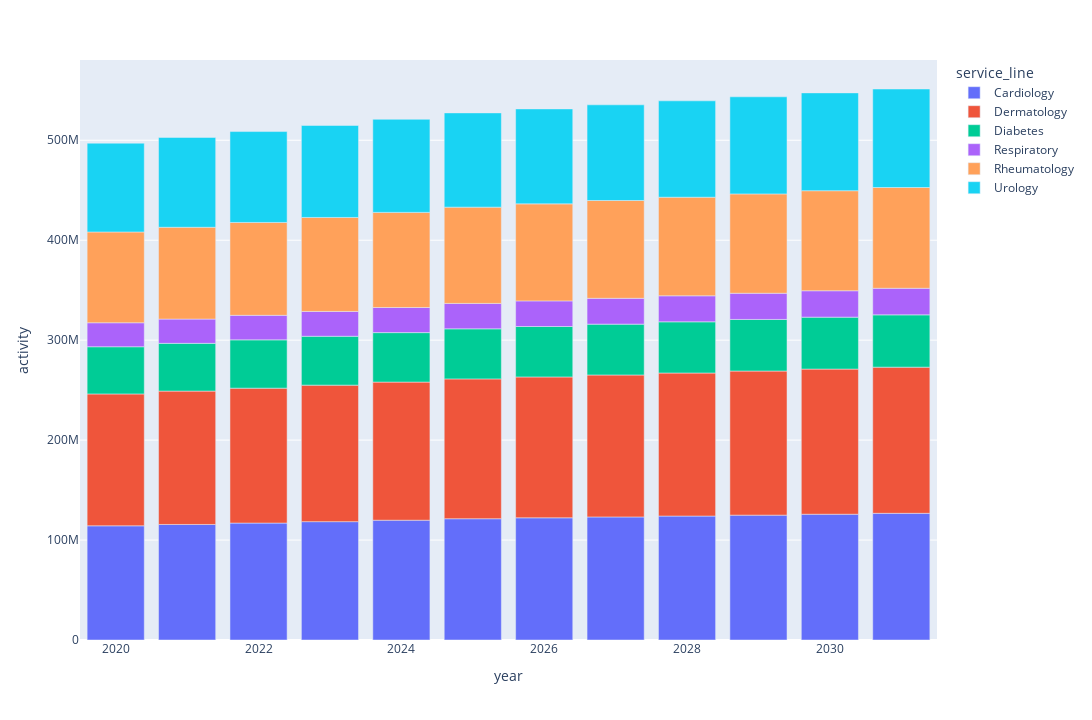

The notebook cell this image was saved under:
### Code cell
px.bar(
    cf.groupby(["year", "service_line"], as_index=False).agg({"activity":"sum"}),
    x="year",
    y="activity",
    color="service_line",
    height=720,
    width=1280,
)

### Figure 1 — Plotly figure (JSON) as saved in the notebook; plotly's stock layout.template omitted (floating-point values rounded to 4 significant figures)
{"data": [{"alignmentgroup": "True", "hovertemplate": "service_line=Cardiology<br>year=%{x}<br>activity=%{y}<extra></extra>", "legendgroup": "Cardiology", "marker": {"color": "#636efa"}, "name": "Cardiology", "offsetgroup": "Cardiology", "orientation": "v", "showlegend": true, "textposition": "auto", "type": "bar", "x": ["2020", "2021", "2022", "2023", "2024", "2025", "2026", "2027", "2028", "2029", "2030", "2031"], "xaxis": "x", "y": [114258639, 115600000.0, 117000000.0, 118400000.0, 119900000.0, 121300000.0, 122300000.0, 123100000.0, 124000000.0, 124900000.0, 125800000.0, 126700000.0], "yaxis": "y"}, {"alignmentgroup": "True", "hovertemplate": "service_line=Dermatology<br>year=%{x}<br>activity=%{y}<extra></extra>", "legendgroup": "Dermatology", "marker": {"color": "#EF553B"}, "name": "Dermatology", "offsetgroup": "Dermatology", "orientation": "v", "showlegend": true, "textposition": "auto", "type": "bar", "x": ["2020", "2021", "2022", "2023", "2024", "2025", "2026", "2027", "2028", "2029", "2030", "2031"], "xaxis": "x", "y": [131935892, 133400000.0, 135000000.0, 136600000.0, 138200000.0, 139900000.0, 140900000.0, 142100000.0, 143100000.0, 144200000.0, 145200000.0, 146200000.0], "yaxis": "y"}, {"alignmentgroup": "True", "hovertemplate": "service_line=Diabetes<br>year=%{x}<br>activity=%{y}<extra></extra>", "legendgroup": "Diabetes", "marker": {"color": "#00cc96"}, "name": "Diabetes", "offsetgroup": "Diabetes", "orientation": "v", "showlegend": true, "textposition": "auto", "type": "bar", "x": ["2020", "2021", "2022", "2023", "2024", "2025", "2026", "2027", "2028", "2029", "2030", "2031"], "xaxis": "x", "y": [47213586, 47760000.0, 48320000.0, 48890000.0, 49480000.0, 50090000.0, 50470000.0, 50850000.0, 51220000.0, 51600000.0, 51970000.0, 52330000.0], "yaxis": "y"}, {"alignmentgroup": "True", "hovertemplate": "service_line=Respiratory<br>year=%{x}<br>activity=%{y}<extra></extra>", "legendgroup": "Respiratory", "marker": {"color": "#ab63fa"}, "name": "Respiratory", "offsetgroup": "Respiratory", "orientation": "v", "showlegend": true, "textposition": "auto", "type": "bar", "x": ["2020", "2021", "2022", "2023", "2024", "2025", "2026", "2027", "2028", "2029", "2030", "2031"], "xaxis": "x", "y": [23998474, 24270000.0, 24550000.0, 24850000.0, 25140000.0, 25450000.0, 25640000.0, 25830000.0, 26030000.0, 26220000.0, 26410000.0, 26600000.0], "yaxis": "y"}, {"alignmentgroup": "True", "hovertemplate": "service_line=Rheumatology<br>year=%{x}<br>activity=%{y}<extra></extra>", "legendgroup": "Rheumatology", "marker": {"color": "#FFA15A"}, "name": "Rheumatology", "offsetgroup": "Rheumatology", "orientation": "v", "showlegend": true, "textposition": "auto", "type": "bar", "x": ["2020", "2021", "2022", "2023", "2024", "2025", "2026", "2027", "2028", "2029", "2030", "2031"], "xaxis": "x", "y": [90822056, 91860000.0, 92920000.0, 94030000.0, 95150000.0, 96300000.0, 97060000.0, 97870000.0, 98630000.0, 99380000.0, 100100000.0, 100800000.0], "yaxis": "y"}, {"alignmentgroup": "True", "hovertemplate": "service_line=Urology<br>year=%{x}<br>activity=%{y}<extra></extra>", "legendgroup": "Urology", "marker": {"color": "#19d3f3"}, "name": "Urology", "offsetgroup": "Urology", "orientation": "v", "showlegend": true, "textposition": "auto", "type": "bar", "x": ["2020", "2021", "2022", "2023", "2024", "2025", "2026", "2027", "2028", "2029", "2030", "2031"], "xaxis": "x", "y": [88847123, 89880000.0, 90930000.0, 92030000.0, 93140000.0, 94300000.0, 95000000.0, 95730000.0, 96450000.0, 97170000.0, 97870000.0, 98560000.0], "yaxis": "y"}], "layout": {"barmode": "relative", "height": 720, "legend": {"title": {"text": "service_line"}, "tracegroupgap": 0}, "margin": {"t": 60}, "width": 1280, "xaxis": {"anchor": "y", "domain": [0, 1], "title": {"text": "year"}}, "yaxis": {"anchor": "x", "domain": [0, 1], "title": {"text": "activity"}}}}
